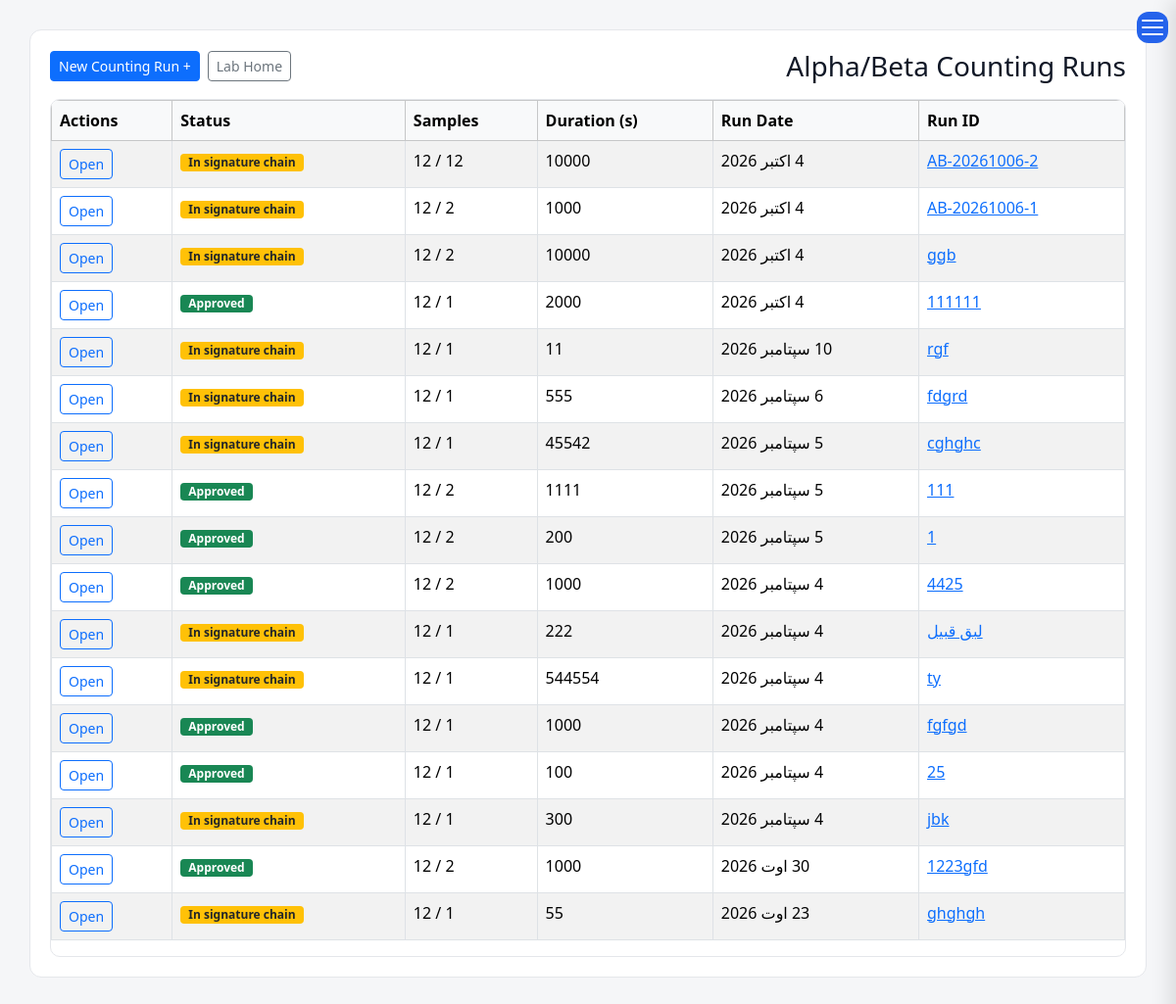
The page /laboratory/counting-runs/ (signed in) on the database as committed earlier.
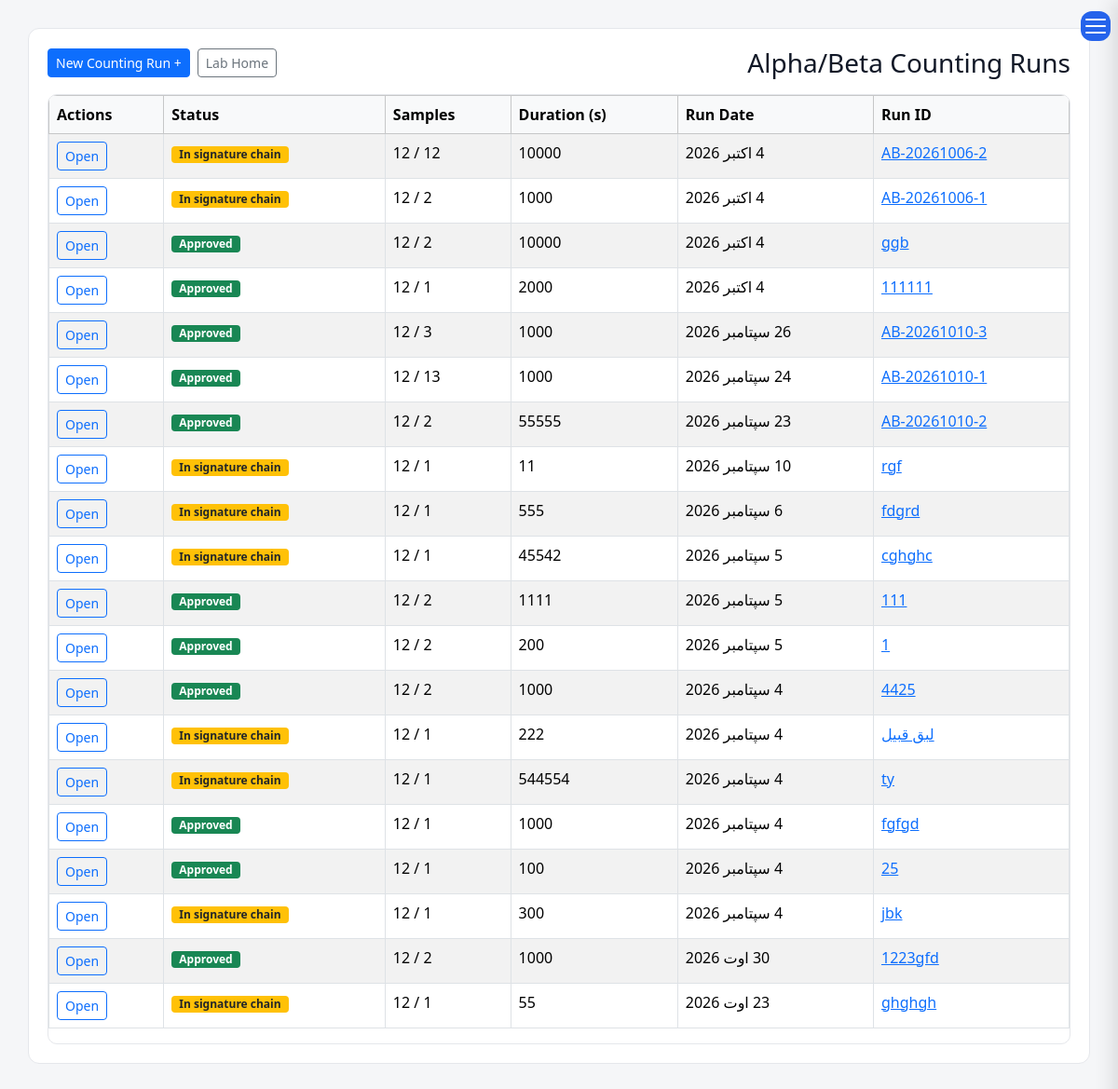
The same page on the database as committed later.
### laboratory/models.py (models this page shows, shortened)
class AlphaBetaCountingRun(models.Model):
    run_id = models.CharField(_("Run ID"), max_length=50, unique=True)
    run_date = models.DateField(_("Counting Date"),null=True)
    counting_duration_seconds = models.PositiveIntegerField(
        _("Counting Duration (seconds)"), null=True, blank=True,
    )
    applicant_name = models.CharField(
        _("Applicant Name"), max_length=255, blank=True, null=True,
        help_text=_("Printed on the report header. Leave blank to fall back to listing the "
                    "applicant names recorded on this run's own samples."),
    )
    sample_stage = models.CharField(
        _("Sample Stage"), max_length=20, choices=SampleStage.choices, blank=True, null=True,
        help_text=_("Applied to every sample added at run creation — they're all collected together."),
    )
    counting_completed = models.BooleanField(
        _("Counting Completed"), default=False,
        help_text=_("Set once the lab has entered counting duration and MDAs — distinguishes "
                    "'awaiting counting' from 'ready to report' at a glance."),
    )
    sampling_location = models.CharField(_("Sampling Location"), max_length=255, blank=True, null=True)
    sampling_date_from = models.DateField(_("Sampling Date (From)"), null=True, blank=True)
    sampling_date_to = models.DateField(
        _("Sampling Date (To)"), null=True, blank=True,
        help_text=_("Leave blank if sampling happened on a single date."),
    )
    result_unit = models.CharField(
        _("Result Unit"), max_length=10, choices=ResultUnit.choices, default=ResultUnit.SAMPLE,
        help_text=_("Unit the alpha/beta results and MDAs of this run are entered in."),
    )
    alpha_mda_mbq = models.DecimalField(
        _("MDA Alpha in the same unit as the report (mBq/Kg, mBq/l or mBq)"), max_digits=20, decimal_places=5, null=True, blank=True,
    )
    beta_mda_mbq = models.DecimalField(
        _("MDA Beta in the same unit as the report (mBq/Kg, mBq/l or mBq)"), max_digits=20, decimal_places=5, null=True, blank=True,
    )
    alpha_calibration_nuclide = models.ForeignKey(
        "reference.Nuclides", verbose_name=_("Alpha Calibration Nuclide"), on_delete=models.SET_NULL,
        null=True, blank=True, related_name="+",
        help_text=_("Nuclide this counter's alpha channel was calibrated against. \"Pure alpha\" is "
                    "reported as this nuclide's equivalent activity."),
    )
    beta_calibration_nuclide = models.ForeignKey(
        "reference.Nuclides", verbose_name=_("Beta Calibration Nuclide"), on_delete=models.SET_NULL,
        null=True, blank=True, related_name="+",
        help_text=_("Same idea, for the beta channel."),
    )
    alpha_efficiency_correction_factor = models.FloatField(
        _("Alpha Efficiency Correction Factor"), null=True, blank=True,
        help_text=_("Optional manual multiplier for pure alpha — only if you've independently "
                    "determined the efficiency ratio between the calibration nuclide and whatever you "
                    "believe actually dominates the unidentified fraction. Leave blank for no "
                    "correction (recommended unless you have that data)."),
    )
    beta_efficiency_correction_factor = models.FloatField(
        _("Beta Efficiency Correction Factor"), null=True, blank=True,
        help_text=_("Same idea, for pure beta."),
    )
    notes = models.TextField(_("Notes"), blank=True, null=True)
    created_by = models.ForeignKey(
        settings.AUTH_USER_MODEL, verbose_name=_("Created By"),
        on_delete=models.SET_NULL, null=True, related_name="counting_runs_created",
    )
    created_at = models.DateTimeField(_("Created At"), auto_now_add=True)
    approved = models.BooleanField(_("Approved"), default=False)
    class Meta:
        ordering = ["-run_date", "-id"]
        verbose_name = _("Alpha/Beta Counting Run")
        verbose_name_plural = _("Alpha/Beta Counting Runs")
    @property
    def sample_count(self):
        return self.analyses.count()

### laboratory/views.py (the view)
# urls.py: path("counting-runs/", views.counting_run_list, name="counting_run_list"),
def counting_run_list(request):
    runs = AlphaBetaCountingRun.objects.order_by("-run_date", "-id")
    return render(request, "laboratory/counting_run_list.html", {"runs": runs})

### templates/laboratory/counting_run_list.html (shortened to what this page needs)
{% extends "base.html" %}
{% load i18n %}
{% block content %}
<div class="content">
<div class="d-flex justify-content-between align-items-center mb-3">
    <h3 class="mb-0">{% trans "Alpha/Beta Counting Runs" %}</h3>
    <div class="d-flex gap-2">
        <a href="{% url 'lab_home' %}" class="btn btn-outline-secondary btn-sm">{% trans "Lab Home" %}</a>
        <a href="{% url 'counting_run_create' %}" class="btn btn-primary btn-sm">+ {% trans "New Counting Run" %}</a>
    </div>
</div>
<div class="table-scroll">
<table class="table table-bordered table-striped">
<thead class="table-light">
<tr>
    <th>{% trans "Run ID" %}</th>
    <th>{% trans "Run Date" %}</th>
    <th>{% trans "Duration (s)" %}</th>
    <th>{% trans "Samples" %}</th>
    <th>{% trans "Status" %}</th>
    <th>{% trans "Actions" %}</th>
</tr>
</thead>
<tbody>
{% for run in runs %}
<tr>
    <td><a href="{% url 'counting_run_detail' run.pk %}">{{ run.run_id }}</a></td>
    <td>{{ run.run_date|default:"-" }}</td>
    <td>{{ run.counting_duration_seconds|default:"-" }}</td>
    <td>{{ run.sample_count }} / 12</td>
    <td>
        {% if run.approved %}
            <span class="badge bg-success">{% trans "Approved" %}</span>
        {% elif run.approvals.exists %}
            <span class="badge bg-warning text-dark">{% trans "In signature chain" %}</span>
        {% else %}
            <span class="badge bg-secondary">{% trans "Draft" %}</span>
        {% endif %}
    </td>
    <td><a href="{% url 'counting_run_detail' run.pk %}" class="btn btn-sm btn-outline-primary">{% trans "Open" %}</a></td>
</tr>
{% empty %}
<tr><td colspan="6" class="text-center">{% trans "No counting runs yet." %}</td></tr>
{% endfor %}
</tbody>
</table>
</div>
</div>
{% endblock %}

Rows that differ between the two databases and show on the page:
changed AlphaBetaCountingRun "ggb": approved False → True (drawn); trans "In signature chain" → "Approved"
added AlphaBetaCountingRun: run_id "AB-20261010-3", run_date "26 سپتامبر 2026", counting_duration_seconds "1000"
added AlphaBetaCountingRun: run_id "AB-20261010-1", run_date "24 سپتامبر 2026", counting_duration_seconds "1000"
added AlphaBetaCountingRun: run_id "AB-20261010-2", run_date "23 سپتامبر 2026", counting_duration_seconds "55555"
